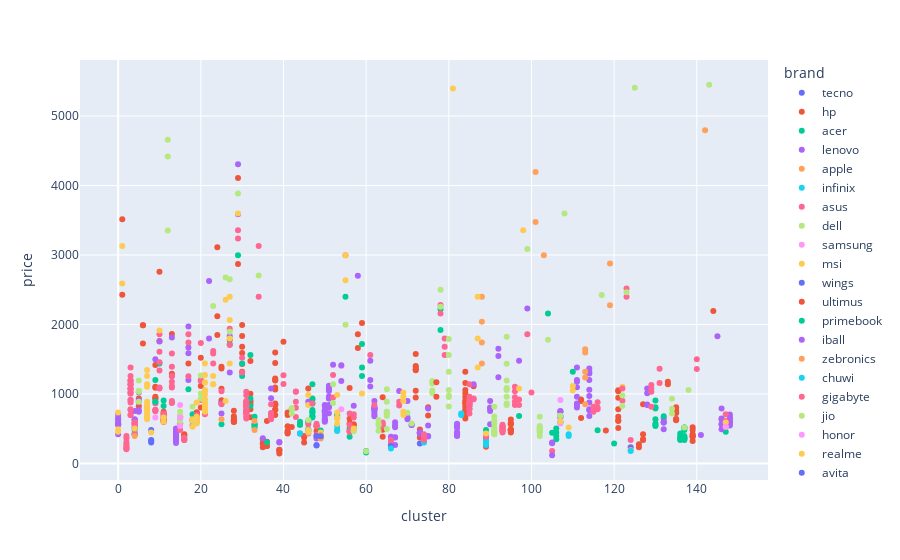

Notebook code cell kept with this figure:
### Code cell
# Cruzamento entre brand e price, apresentando os clusters
px.scatter(df_laptop, x='cluster', y='price', color='brand')

### Figure 1 — Plotly figure (JSON) as saved in the notebook; plotly's stock layout.template omitted (floating-point values rounded to 4 significant figures; data arrays with more than 128 entries replaced by an {"elided": "..."} marker saying what was removed)
{"data": [{"hovertemplate": "brand=tecno<br>cluster=%{x}<br>price=%{y}<extra></extra>", "legendgroup": "tecno", "marker": {"color": "#636efa", "symbol": "circle"}, "mode": "markers", "name": "tecno", "orientation": "v", "showlegend": true, "type": "scatter", "x": [73, 44], "xaxis": "x", "y": [287.7, 431.6], "yaxis": "y"}, {"hovertemplate": "brand=hp<br>cluster=%{x}<br>price=%{y}<extra></extra>", "legendgroup": "hp", "marker": {"color": "#EF553B", "symbol": "circle"}, "mode": "markers", "name": "hp", "orientation": "v", "showlegend": true, "type": "scatter", "x": {"elided": "205 int values"}, "xaxis": "x", "y": {"elided": "205 float values"}, "yaxis": "y"}, {"hovertemplate": "brand=acer<br>cluster=%{x}<br>price=%{y}<extra></extra>", "legendgroup": "acer", "marker": {"color": "#00cc96", "symbol": "circle"}, "mode": "markers", "name": "acer", "orientation": "v", "showlegend": true, "type": "scatter", "x": [53, 47, 25, 4, 49, 47, 147, 49, 47, 130, 30, 30, 137, 46, 136, 13, 104, 49, 89, 47, 97, 10, 137, 33, 137, 44, 46, 33, 33, 33, 44, 53, 116, 120, 47, 130, 44, 47, 36, 4, 4, 137, 47, 130, 106, 106, 56, 78, 130, 136, 32, 130, 4, 47, 49, 137, 136, 137, 46, 47, 106, 106, 137, 46, 53, 107, 33, 59, 18, 27, 89, 105, 59, 59, 130, 17, 32, 55, 32, 130, 137, 56, 78, 29, 136, 47, 136, 11, 11], "xaxis": "x", "y": [479.6, 935.4, 563.6, 419.6, 395.7, 683.5, 455.6, 473.7, 1139.0, 575.6, 1439.0, 1259.0, 371.7, 467.6, 395.7, 875.4, 2159.0, 383.7, 359.7, 731.5, 683.5, 1439.0, 335.7, 563.6, 359.7, 557.7, 599.5, 539.7, 515.7, 563.6, 557.6, 683.5, 477.3, 287.7, 767.6, 791.4, 599.5, 740.0, 305.7, 479.6, 419.6, 515.6, 683.5, 635.5, 443.6, 503.6, 497.6, 1919.0, 809.5, 431.6, 1559.0, 905.5, 503.6, 863.4, 369.3, 359.6, 353.7, 515.6, 491.6, 659.5, 394.5, 347.8, 479.6, 599.5, 698.8, 677.5, 670.4, 1720.0, 707.5, 1715.0, 479.6, 441.4, 1259.0, 1379.0, 539.6, 1067.0, 827.4, 2400.0, 934.2, 551.6, 395.7, 384.9, 2219.0, 2998.0, 335.7, 917.5, 359.7, 827.5, 905.5], "yaxis": "y"}, {"hovertemplate": "brand=lenovo<br>cluster=%{x}<br>price=%{y}<extra></extra>", "legendgroup": "lenovo", "marker": {"color": "#ab63fa", "symbol": "circle"}, "mode": "markers", "name": "lenovo", "orientation": "v", "showlegend": true, "type": "scatter", "x": {"elided": "201 int values"}, "xaxis": "x", "y": {"elided": "201 float values"}, "yaxis": "y"}, {"hovertemplate": "brand=apple<br>cluster=%{x}<br>price=%{y}<extra></extra>", "legendgroup": "apple", "marker": {"color": "#FFA15A", "symbol": "circle"}, "mode": "markers", "name": "apple", "orientation": "v", "showlegend": true, "type": "scatter", "x": [113, 142, 113, 88, 113, 101, 101, 103, 88, 88, 113, 113, 119, 119, 88], "xaxis": "x", "y": [851.4, 4796.0, 1235.0, 1439.0, 1319.0, 3477.0, 4196.0, 2997.0, 2397.0, 1739.0, 1595, 1643.0, 2278.0, 2877.0, 2038.0], "yaxis": "y"}, {"hovertemplate": "brand=infinix<br>cluster=%{x}<br>price=%{y}<extra></extra>", "legendgroup": "infinix", "marker": {"color": "#19d3f3", "symbol": "circle"}, "mode": "markers", "name": "infinix", "orientation": "v", "showlegend": true, "type": "scatter", "x": [4, 83, 74, 89, 74, 44, 83, 53, 107, 89, 74, 53, 46], "xaxis": "x", "y": [419.6, 719.5, 359.7, 335.7, 323.7, 431.6, 695.5, 467.6, 587.6, 311.7, 299.7, 539.6, 467.6], "yaxis": "y"}, {"hovertemplate": "brand=asus<br>cluster=%{x}<br>price=%{y}<extra></extra>", "legendgroup": "asus", "marker": {"color": "#FF6692", "symbol": "circle"}, "mode": "markers", "name": "asus", "orientation": "v", "showlegend": true, "type": "scatter", "x": {"elided": "210 int values"}, "xaxis": "x", "y": {"elided": "210 float values"}, "yaxis": "y"}, {"hovertemplate": "brand=dell<br>cluster=%{x}<br>price=%{y}<extra></extra>", "legendgroup": "dell", "marker": {"color": "#B6E880", "symbol": "circle"}, "mode": "markers", "name": "dell", "orientation": "v", "showlegend": true, "type": "scatter", "x": [91, 80, 80, 57, 5, 52, 15, 20, 122, 104, 91, 42, 20, 102, 107, 18, 94, 63, 138, 78, 102, 65, 91, 94, 65, 20, 91, 65, 65, 91, 91, 107, 15, 15, 102, 42, 5, 42, 91, 5, 26, 63, 91, 76, 102, 76, 63, 134, 65, 5, 65, 91, 76, 99, 76, 70, 143, 18, 29, 23, 125, 108, 134, 5, 63, 134, 102, 94, 94, 91, 102, 102, 71, 80, 12, 117, 102, 123, 52, 15, 27, 55, 94, 94, 91, 94, 94, 65, 65, 80, 137, 78, 80, 80, 122, 34, 27, 12, 12, 91, 46, 57, 102, 15, 94, 80], "xaxis": "x", "y": [419.6, 818.4, 974.9, 475.5, 1037.0, 869.4, 599.7, 1007.0, 827.4, 1781.0, 455.6, 791.4, 929.4, 470.6, 687.2, 611.5, 839.5, 626.0, 1055.0, 2500.0, 440.5, 718.3, 419.6, 1823, 1067.0, 1265.0, 617.5, 683.5, 743.5, 815.9, 675.7, 682.2, 683.5, 611.5, 467.6, 791.4, 1193.0, 719.5, 449.6, 1031.0, 2678.0, 550.1, 459.9, 1187.0, 395.7, 1049.0, 575.6, 929.4, 496.9, 1047.0, 725.5, 447.1, 1013.0, 3088.0, 1151.0, 730.4, 5451.0, 814.2, 3886.0, 2267.0, 5409.0, 3598.0, 785.6, 887.4, 471.2, 719.5, 501.4, 1055.0, 1085.0, 491.6, 524.0, 671.5, 575.6, 955.8, 3352.0, 2423.0, 490.4, 2465.0, 1138.0, 743.5, 1895.0, 1997.0, 1193.0, 959.7, 515.6, 1067.0, 863.4, 887.4, 743.5, 1790.0, 515.7, 2255.0, 1319.0, 1559.0, 976.3, 2704.0, 2650.0, 4659.0, 4419.0, 575.6, 623.5, 461.6, 539.6, 670.4, 1434.0, 1055.0], "yaxis": "y"}, {"hovertemplate": "brand=samsung<br>cluster=%{x}<br>price=%{y}<extra></extra>", "legendgroup": "samsung", "marker": {"color": "#FF97FF", "symbol": "circle"}, "mode": "markers", "name": "samsung", "orientation": "v", "showlegend": true, "type": "scatter", "x": [54, 15, 107, 15, 107, 15, 54], "xaxis": "x", "y": [779.5, 539.6, 575.6, 839.4, 911.4, 659.5, 1403.0], "yaxis": "y"}, {"hovertemplate": "brand=msi<br>cluster=%{x}<br>price=%{y}<extra></extra>", "legendgroup": "msi", "marker": {"color": "#FECB52", "symbol": "circle"}, "mode": "markers", "name": "msi", "orientation": "v", "showlegend": true, "type": "scatter", "x": [7, 21, 89, 7, 7, 26, 11, 4, 53, 21, 19, 21, 46, 53, 7, 46, 7, 7, 18, 21, 59, 21, 27, 81, 69, 26, 7, 7, 21, 7, 87, 27, 87, 19, 7, 7, 87, 27, 29, 53, 49, 10, 97, 7, 19, 7, 69, 11, 23, 69, 23, 19, 23, 69, 0, 19, 18, 122, 21, 98, 21, 19, 21, 55, 21, 21, 46, 46, 1, 7, 21, 55, 1, 27, 21, 69, 147, 147, 57, 0, 53, 110, 21, 110, 107, 53, 53, 0, 21, 7], "xaxis": "x", "y": [635.5, 800.9, 431.2, 839.4, 659.5, 899.4, 599.5, 503.6, 659.5, 743.5, 635.5, 755.5, 479.6, 647.5, 683.5, 443.6, 815.4, 785.5, 527.6, 1271.0, 1007.0, 795.8, 2399.0, 5397.0, 959.4, 2358.0, 755.5, 1139.0, 1163.0, 1259.0, 1799.0, 1799.0, 1379.0, 671.5, 707.5, 671.5, 2399.0, 1439.0, 3598.0, 983.3, 443.6, 1912.0, 1079.0, 887.4, 575.6, 1343.0, 695.5, 659.5, 1259.0, 899.4, 1139.0, 611.5, 1139.0, 1019.0, 731.5, 623.5, 635.5, 1103.0, 1055.0, 3358.0, 923.4, 875.4, 1043.0, 2998.0, 767.5, 1163.0, 983.3, 839.4, 3130.0, 781.9, 875.4, 2638.0, 2590.0, 2063.0, 839.4, 743.5, 527.6, 587.6, 503.6, 455.6, 569.6, 1115.0, 995.3, 1048.0, 606.8, 731.5, 647.5, 491.6, 1439.0, 1103.0], "yaxis": "y"}, {"hovertemplate": "brand=wings<br>cluster=%{x}<br>price=%{y}<extra></extra>", "legendgroup": "wings", "marker": {"color": "#636efa", "symbol": "circle"}, "mode": "markers", "name": "wings", "orientation": "v", "showlegend": true, "type": "scatter", "x": [8, 8, 8, 8], "xaxis": "x", "y": [335.7, 479.6, 299.7, 323.7], "yaxis": "y"}, {"hovertemplate": "brand=ultimus<br>cluster=%{x}<br>price=%{y}<extra></extra>", "legendgroup": "ultimus", "marker": {"color": "#EF553B", "symbol": "circle"}, "mode": "markers", "name": "ultimus", "orientation": "v", "showlegend": true, "type": "scatter", "x": [89, 39, 39, 39, 39, 89], "xaxis": "x", "y": [239.8, 191.8, 143.8, 179.8, 197.8, 274.8], "yaxis": "y"}, {"hovertemplate": "brand=primebook<br>cluster=%{x}<br>price=%{y}<extra></extra>", "legendgroup": "primebook", "marker": {"color": "#00cc96", "symbol": "circle"}, "mode": "markers", "name": "primebook", "orientation": "v", "showlegend": true, "type": "scatter", "x": [60, 60], "xaxis": "x", "y": [179.8, 155.8], "yaxis": "y"}, {"hovertemplate": "brand=iball<br>cluster=%{x}<br>price=%{y}<extra></extra>", "legendgroup": "iball", "marker": {"color": "#ab63fa", "symbol": "circle"}, "mode": "markers", "name": "iball", "orientation": "v", "showlegend": true, "type": "scatter", "x": [105], "xaxis": "x", "y": [117.5], "yaxis": "y"}, {"hovertemplate": "brand=zebronics<br>cluster=%{x}<br>price=%{y}<extra></extra>", "legendgroup": "zebronics", "marker": {"color": "#FFA15A", "symbol": "circle"}, "mode": "markers", "name": "zebronics", "orientation": "v", "showlegend": true, "type": "scatter", "x": [49, 4, 25, 49, 33, 49, 33], "xaxis": "x", "y": [407.7, 395.7, 635.5, 359.7, 479.6, 395.7, 611.5], "yaxis": "y"}, {"hovertemplate": "brand=chuwi<br>cluster=%{x}<br>price=%{y}<extra></extra>", "legendgroup": "chuwi", "marker": {"color": "#19d3f3", "symbol": "circle"}, "mode": "markers", "name": "chuwi", "orientation": "v", "showlegend": true, "type": "scatter", "x": [109, 89, 89, 109], "xaxis": "x", "y": [395.7, 299.7, 263.7, 419.6], "yaxis": "y"}, {"hovertemplate": "brand=gigabyte<br>cluster=%{x}<br>price=%{y}<extra></extra>", "legendgroup": "gigabyte", "marker": {"color": "#FF6692", "symbol": "circle"}, "mode": "markers", "name": "gigabyte", "orientation": "v", "showlegend": true, "type": "scatter", "x": [47, 122], "xaxis": "x", "y": [863.4, 1079.0], "yaxis": "y"}, {"hovertemplate": "brand=jio<br>cluster=%{x}<br>price=%{y}<extra></extra>", "legendgroup": "jio", "marker": {"color": "#B6E880", "symbol": "circle"}, "mode": "markers", "name": "jio", "orientation": "v", "showlegend": true, "type": "scatter", "x": [60], "xaxis": "x", "y": [176.3], "yaxis": "y"}, {"hovertemplate": "brand=honor<br>cluster=%{x}<br>price=%{y}<extra></extra>", "legendgroup": "honor", "marker": {"color": "#FF97FF", "symbol": "circle"}, "mode": "markers", "name": "honor", "orientation": "v", "showlegend": true, "type": "scatter", "x": [9, 147], "xaxis": "x", "y": [659.5, 527.6], "yaxis": "y"}, {"hovertemplate": "brand=realme<br>cluster=%{x}<br>price=%{y}<extra></extra>", "legendgroup": "realme", "marker": {"color": "#FECB52", "symbol": "circle"}, "mode": "markers", "name": "realme", "orientation": "v", "showlegend": true, "type": "scatter", "x": [8, 109], "xaxis": "x", "y": [443.6, 515.6], "yaxis": "y"}, {"hovertemplate": "brand=avita<br>cluster=%{x}<br>price=%{y}<extra></extra>", "legendgroup": "avita", "marker": {"color": "#636efa", "symbol": "circle"}, "mode": "markers", "name": "avita", "orientation": "v", "showlegend": true, "type": "scatter", "x": [48, 48, 49, 124, 66], "xaxis": "x", "y": [256.5, 395.2, 390.4, 232.9, 251.8], "yaxis": "y"}, {"hovertemplate": "brand=microsoft<br>cluster=%{x}<br>price=%{y}<extra></extra>", "legendgroup": "microsoft", "marker": {"color": "#EF553B", "symbol": "circle"}, "mode": "markers", "name": "microsoft", "orientation": "v", "showlegend": true, "type": "scatter", "x": [77, 77], "xaxis": "x", "y": [959.4, 1169.0], "yaxis": "y"}, {"hovertemplate": "brand=fujitsu<br>cluster=%{x}<br>price=%{y}<extra></extra>", "legendgroup": "fujitsu", "marker": {"color": "#00cc96", "symbol": "circle"}, "mode": "markers", "name": "fujitsu", "orientation": "v", "showlegend": true, "type": "scatter", "x": [9, 9, 110, 9, 132], "xaxis": "x", "y": [887.4, 887.4, 1319.0, 1199.0, 677.5], "yaxis": "y"}, {"hovertemplate": "brand=lg<br>cluster=%{x}<br>price=%{y}<extra></extra>", "legendgroup": "lg", "marker": {"color": "#ab63fa", "symbol": "circle"}, "mode": "markers", "name": "lg", "orientation": "v", "showlegend": true, "type": "scatter", "x": [54, 37, 145, 54, 37, 13, 52], "xaxis": "x", "y": [1187.0, 939.1, 1829.0, 1414.0, 1077.0, 1811.0, 1421.0], "yaxis": "y"}, {"hovertemplate": "brand=walker<br>cluster=%{x}<br>price=%{y}<extra></extra>", "legendgroup": "walker", "marker": {"color": "#FFA15A", "symbol": "circle"}, "mode": "markers", "name": "walker", "orientation": "v", "showlegend": true, "type": "scatter", "x": [124], "xaxis": "x", "y": [191.8], "yaxis": "y"}, {"hovertemplate": "brand=axl<br>cluster=%{x}<br>price=%{y}<extra></extra>", "legendgroup": "axl", "marker": {"color": "#19d3f3", "symbol": "circle"}, "mode": "markers", "name": "axl", "orientation": "v", "showlegend": true, "type": "scatter", "x": [66, 124], "xaxis": "x", "y": [215.8, 179.8], "yaxis": "y"}], "layout": {"legend": {"title": {"text": "brand"}, "tracegroupgap": 0}, "margin": {"t": 60}, "xaxis": {"anchor": "y", "domain": [0, 1], "title": {"text": "cluster"}}, "yaxis": {"anchor": "x", "domain": [0, 1], "title": {"text": "price"}}}}
